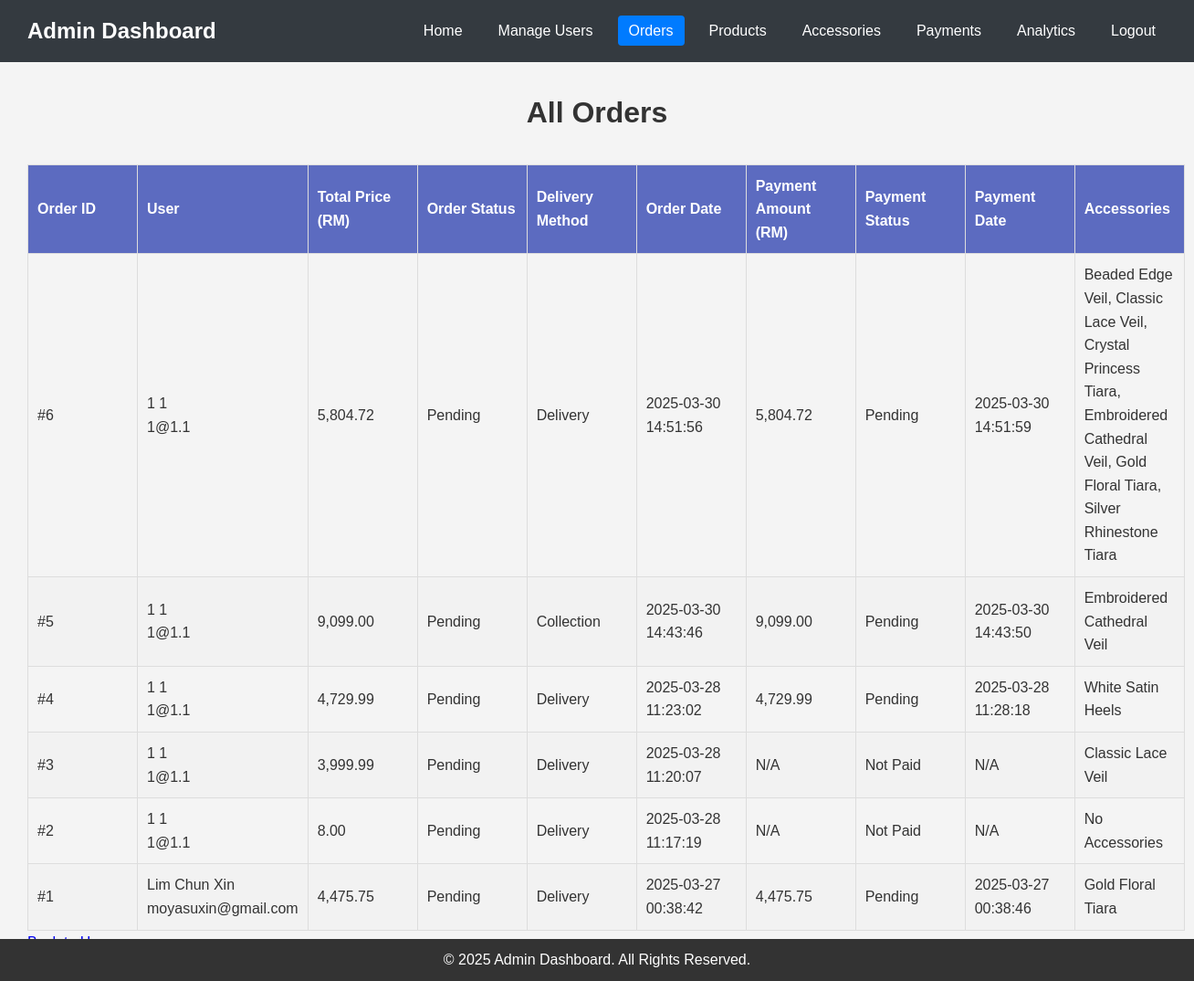
The app's page /admin/adminpage/orders.php, older data.
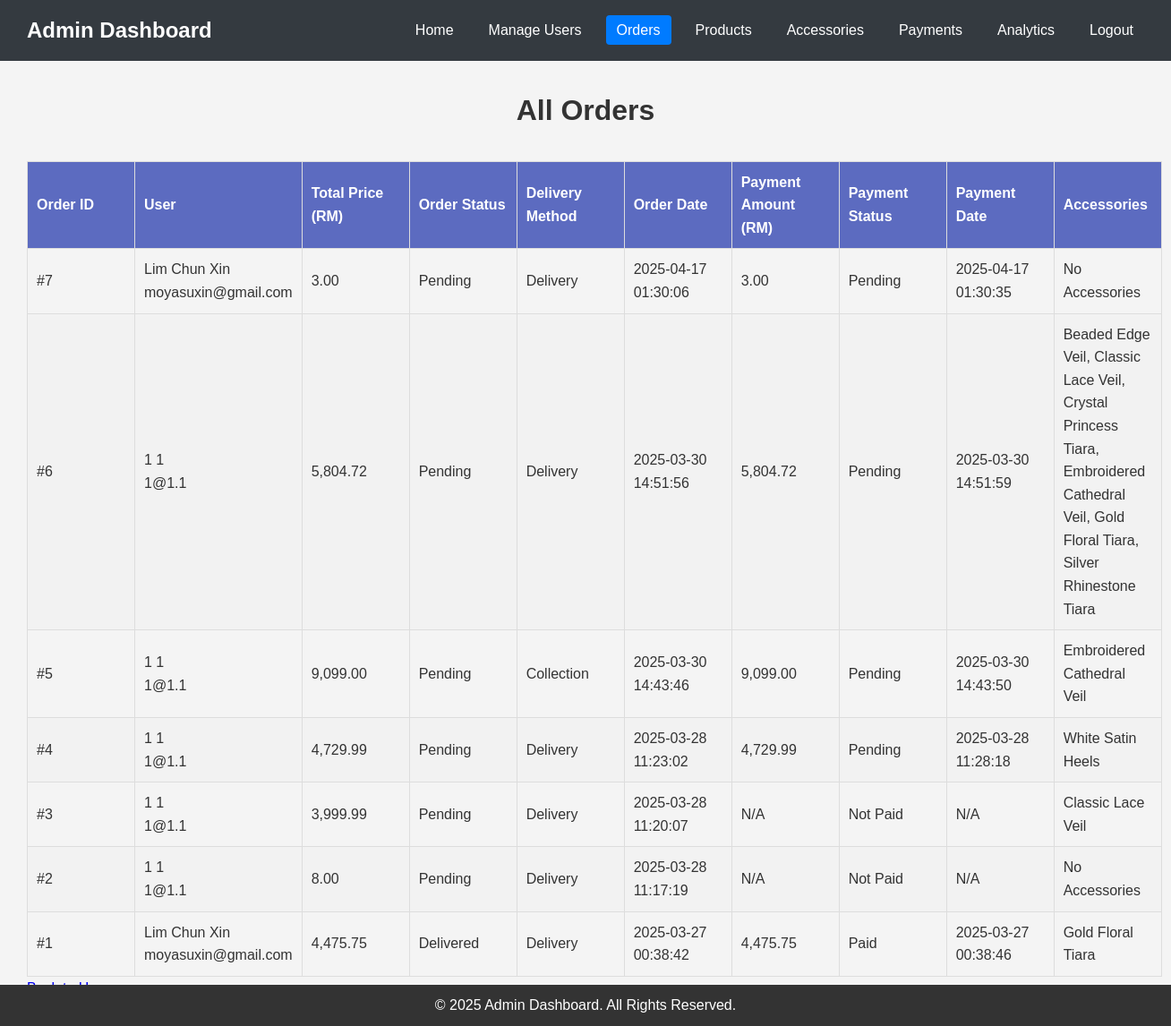
The same page, newer data.
### tables this page shows
CREATE TABLE `orders` (
  `id` int(11) NOT NULL,
  `user_id` int(11) DEFAULT NULL,
  `total_price` decimal(10,2) NOT NULL,
  `delivery_method` enum('Delivery','Collection') NOT NULL,
  `status` enum('Pending','Processing','Shipped','Delivered','Cancelled') DEFAULT 'Pending',
  `created_at` timestamp NOT NULL DEFAULT current_timestamp()
);

CREATE TABLE `users` (
  `id` int(11) NOT NULL,
  `username` varchar(50) NOT NULL,
  `first_name` varchar(50) NOT NULL,
  `last_name` varchar(50) NOT NULL,
  `email` varchar(100) NOT NULL,
  `phone_number` varchar(20) NOT NULL,
  `address` text NOT NULL,
  `password` varchar(255) NOT NULL,
  `created_at` timestamp NOT NULL DEFAULT current_timestamp(),
  `safe_key_question` varchar(255) NOT NULL,
  `safe_key_answer` varchar(255) NOT NULL,
  `role` enum('admin','user') NOT NULL DEFAULT 'user'
);

### admin/adminpage/orders.php (the view, shortened to what this page needs)
<?php
include __DIR__ . "../../../backend/db_connect.php";
$sql = "SELECT o.id AS order_id,
               o.user_id,
               o.total_price,
               o.status,
               o.delivery_method, -- Added delivery_method
               o.created_at,
               MAX(p.amount) AS payment_amount,
               MAX(p.status) AS payment_status,
               MAX(p.created_at) AS payment_date,
               GROUP_CONCAT(DISTINCT a.name SEPARATOR ', ') AS accessories,
               u.first_name,
               u.last_name,
               u.email
        FROM orders o
        LEFT JOIN payments p ON o.id = p.order_id
        LEFT JOIN order_accessories oa ON o.id = oa.order_id
        LEFT JOIN accessories a ON oa.accessory_id = a.id
        LEFT JOIN users u ON o.user_id = u.id
        GROUP BY o.id
        ORDER BY o.created_at DESC";
$stmt = $conn->prepare($sql);
$stmt->execute();
$orders_result = $stmt->get_result();
?>
<!DOCTYPE html>
<html lang="en">
<head>
    <link rel="stylesheet" href="../adminstyle/orders.css">
</head>
<body>
    <header>
        <div class="logo">
            <h1>Admin Dashboard</h1>
        </div>
        <nav>
            <ul>
                <li><a href="/BackendWebDev/admin/adminpage/MainPage.php">Home</a></li>
                <li><a href="manageUsers.php">Manage Users</a></li>
                <li><a href="orders.php" class="active">Orders</a></li>
                <li><a href="products.php">Products</a></li>
                <li><a href="accessories.php">Accessories</a></li>
                <li><a href="payments.php">Payments</a></li>
                <li><a href="analytics.php">Analytics</a></li>
                <li><a href="../../backend/admin/authenticate/logout.php">Logout</a></li>
            </ul>
        </nav>
    </header>
    <section class="order-management">
        <h2>All Orders</h2>
        <?php if ($orders_result->num_rows > 0): ?>
        <table>
            <thead>
                <tr>
                    <th>Order ID</th>
                    <th>User</th>
                    <th>Total Price (RM)</th>
                    <th>Order Status</th>
                    <th>Delivery Method</th>
                    <th>Order Date</th>
                    <th>Payment Amount (RM)</th>
                    <th>Payment Status</th>
                    <th>Payment Date</th>
                    <th>Accessories</th>
                </tr>
            </thead>
            <tbody>
                <?php while ($order = $orders_result->fetch_assoc()): ?>
                <tr>
                    <td>#<?php echo $order['order_id']; ?></td>
                    <td><?php echo $order['first_name'] . " " . $order['last_name']; ?><br>
                        <?php echo $order['email']; ?></td>
                    <td><?php echo number_format($order['total_price'], 2); ?></td>
                    <td><?php echo $order['status']; ?></td>
                    <td><?php echo $order['delivery_method']; ?></td>
                    <td><?php echo $order['created_at']; ?></td>
                    <td><?php echo $order['payment_amount'] ? number_format($order['payment_amount'], 2) : 'N/A'; ?>
                    </td>
                    <td><?php echo $order['payment_status'] ? $order['payment_status'] : 'Not Paid'; ?></td>
                    <td><?php echo $order['payment_date'] ? $order['payment_date'] : 'N/A'; ?></td>
                    <td><?php echo $order['accessories'] ? $order['accessories'] : 'No Accessories'; ?></td>
                </tr>
                <?php endwhile; ?>
            </tbody>
        </table>
        <?php else: ?>
        <p>No orders found.</p>
        <?php endif; ?>
        <a href="MainPage.php">Back to Home</a>
    </section>
    <footer>
        <p>&copy; 2025 Admin Dashboard. All Rights Reserved.</p>
    </footer>
</body>
</html>

### admin/adminstyle/orders.css (style rules this page uses)
* { margin: 0; padding: 0; box-sizing: border-box; }
body { font-family: Arial, sans-serif; background-color: #f4f4f4; color: #333; line-height: 1.6; }
header { background-color: #343a40; color: #fff; padding: 15px 30px; display: flex; justify-content: space-between; align-items: center; }
header .logo h1 { font-size: 24px; }
nav ul { list-style: none; display: flex; gap: 15px; }
nav ul li a { color: #fff; text-decoration: none; padding: 8px 12px; border-radius: 4px; transition: background-color 0.3s; }
nav ul li a.active { background-color: #007bff; color: #fff; }
.order-management { margin: 30px; }
.order-management h2 { text-align: center; font-size: 2em; color: #333; margin-bottom: 30px; }
table { width: 100%; border-collapse: collapse; margin-top: 20px; }
table th, table td { padding: 10px; text-align: left; border: 1px solid #ddd; font-size: 1em; }
table th { background-color: #5C6BC0; color: white; }
table tr:nth-child(even) { background-color: #f2f2f2; }
table td, table th { min-width: 120px; }
footer { background-color: #333; color: white; text-align: center; padding: 10px 0; position: fixed; bottom: 0; width: 100%; }

Row changes from the older to the newer data that the page shows:
added orders: id "7", user.first_name "Lim", user.last_name "Chun Xin", user.email "moyasuxin@gmail.com", total_price "3.00", status "Pending", delivery_method "Delivery", created_at "2025-04-17 01:30:06", payment_amount "3.00", payment_status "Pending", payment_date "2025-04-17 01:30:35", shows "No Accessories"
changed orders id 1: status "Pending" → "Delivered"; payment_status "Pending" → "Paid"
